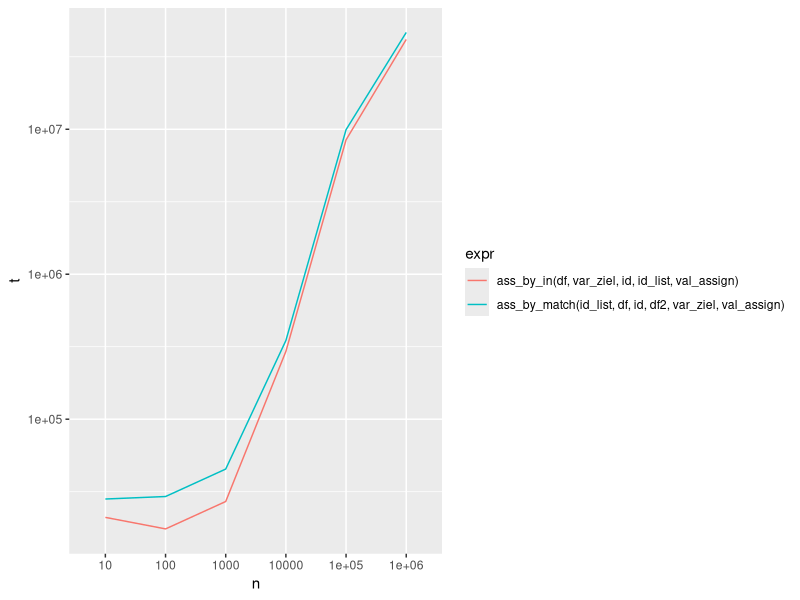

The R script that drew this image:
library(tidyverse)
n_obs <- 100
ass_by_in <- function(df, var_ziel, id, id_list, val_assign) {
  df[[var_ziel]][df[[id]] %in% id_list] <- val_assign
  df
}
ass_by_match <- function(id_list, df, id, df2, var_ziel, val_assign) {
  match_rows <- match(id_list, df[[id]])
  match_rows <- match_rows[!is.na(match_rows)]
  df2[match_rows, var_ziel] <- val_assign
  df2
}


bench_match <- function(n_obs) {
  df <- data.frame(id = 1:n_obs)
  df2 <- df
  var_ziel <- "test"
  id_list <- sample.int((n_obs * 1.1), n_obs / 2)
  val_assign <- 5
  id <- "id"

  a <- microbenchmark::microbenchmark(
    ass_by_in(df, var_ziel, id, id_list, val_assign),
    ass_by_match(id_list, df, id, df2, var_ziel, val_assign)
  )
  a

}
b <- 10^(1:6) |> set_names() |> map(bench_match)
# all.equal(df, df2)

b |>
  map(as_tibble) |>
  bind_rows(.id = "n") |>
  group_by(expr, n) |>
  summarise(t = mean(time)) |>
  ungroup() |>
  ggplot(aes(n, t, color = expr, group = expr)) +
  geom_line() +
  scale_y_log10()
